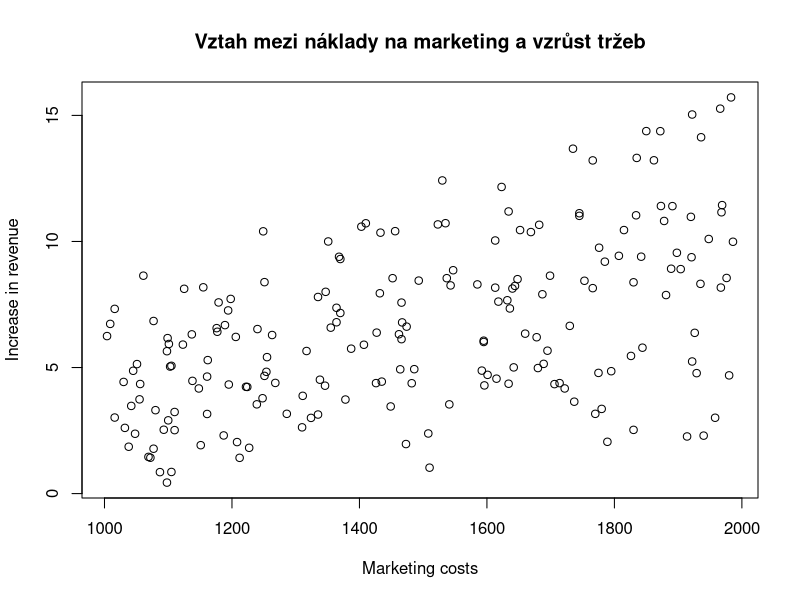

Source code (R): (Note: this script raises an error after producing the figure.)
marketing <- read.csv("data/GOODS1n.csv")

revenue_increase <- (marketing$After - marketing$Before) / marketing$Before * 100

marketing$RevenueIncrease <- revenue_increase

plot(marketing$Promotion, marketing$RevenueIncrease,
     main = "Vztah mezi náklady na marketing a vzrůst tržeb",
     xlab = "Marketing costs",
     ylab = "Increase in revenue"
     )

ggplot(marketing)+
  geom_point(aes(
    x = Promotion, 
    y = RevenueIncrease, 
    color = Class
  ))
